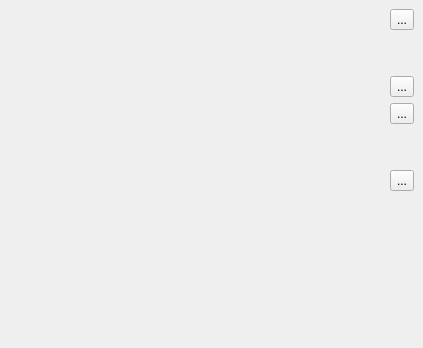
<?xml version="1.0" encoding="UTF-8"?>
<ui version="4.0">
 <class>ProfilePictureWindow</class>
 <widget class="QMainWindow" name="ProfilePictureWindow">
  <property name="geometry">
   <rect>
    <x>0</x>
    <y>0</y>
    <width>423</width>
    <height>348</height>
   </rect>
  </property>
  <property name="windowTitle">
   <string>Profile Picture</string>
  </property>
  <widget class="QWidget" name="centralwidget">
   <layout class="QVBoxLayout" name="verticalLayout_2">
    <item>
     <layout class="QHBoxLayout" name="horizontalLayout">
      <item>
       <spacer name="horizontalSpacer">
        <property name="orientation">
         <enum>Qt::Horizontal</enum>
        </property>
        <property name="sizeHint" stdset="0">
         <size>
          <width>40</width>
          <height>20</height>
         </size>
        </property>
       </spacer>
      </item>
      <item>
       <layout class="QVBoxLayout" name="verticalLayout">
        <item>
         <widget class="QToolButton" name="cancelButton">
          <property name="maximumSize">
           <size>
            <width>48</width>
            <height>48</height>
           </size>
          </property>
          <property name="text">
           <string>...</string>
          </property>
          <property name="icon">
           <iconset>
            <normaloff>../../../../../../../../../../../usr/share/icons/hicolor/48x48/hildon/general_close.png</normaloff>../../../../../../../../../../../usr/share/icons/hicolor/48x48/hildon/general_close.png</iconset>
          </property>
          <property name="iconSize">
           <size>
            <width>48</width>
            <height>48</height>
           </size>
          </property>
         </widget>
        </item>
        <item>
         <spacer name="verticalSpacer_4">
          <property name="orientation">
           <enum>Qt::Vertical</enum>
          </property>
          <property name="sizeHint" stdset="0">
           <size>
            <width>20</width>
            <height>40</height>
           </size>
          </property>
         </spacer>
        </item>
        <item>
         <widget class="QToolButton" name="upButton">
          <property name="maximumSize">
           <size>
            <width>48</width>
            <height>48</height>
           </size>
          </property>
          <property name="text">
           <string>...</string>
          </property>
          <property name="icon">
           <iconset>
            <normaloff>../../../../../../../../../../../usr/share/icons/hicolor/48x48/hildon/rss_reader_move_up.png</normaloff>../../../../../../../../../../../usr/share/icons/hicolor/48x48/hildon/rss_reader_move_up.png</iconset>
          </property>
          <property name="iconSize">
           <size>
            <width>48</width>
            <height>48</height>
           </size>
          </property>
         </widget>
        </item>
        <item>
         <widget class="QToolButton" name="downButton">
          <property name="maximumSize">
           <size>
            <width>48</width>
            <height>48</height>
           </size>
          </property>
          <property name="text">
           <string>...</string>
          </property>
          <property name="icon">
           <iconset>
            <normaloff>../../../../../../../../../../../usr/share/icons/hicolor/48x48/hildon/rss_reader_move_down.png</normaloff>../../../../../../../../../../../usr/share/icons/hicolor/48x48/hildon/rss_reader_move_down.png</iconset>
          </property>
          <property name="iconSize">
           <size>
            <width>48</width>
            <height>48</height>
           </size>
          </property>
         </widget>
        </item>
        <item>
         <spacer name="verticalSpacer_2">
          <property name="orientation">
           <enum>Qt::Vertical</enum>
          </property>
          <property name="sizeHint" stdset="0">
           <size>
            <width>20</width>
            <height>40</height>
           </size>
          </property>
         </spacer>
        </item>
        <item>
         <widget class="QToolButton" name="okButton">
          <property name="maximumSize">
           <size>
            <width>48</width>
            <height>48</height>
           </size>
          </property>
          <property name="text">
           <string>...</string>
          </property>
          <property name="icon">
           <iconset>
            <normaloff>../../../../../../../../../../../usr/share/icons/hicolor/48x48/hildon/widgets_tickmark_list.png</normaloff>../../../../../../../../../../../usr/share/icons/hicolor/48x48/hildon/widgets_tickmark_list.png</iconset>
          </property>
          <property name="iconSize">
           <size>
            <width>48</width>
            <height>48</height>
           </size>
          </property>
         </widget>
        </item>
        <item>
         <spacer name="verticalSpacer_3">
          <property name="orientation">
           <enum>Qt::Vertical</enum>
          </property>
          <property name="sizeHint" stdset="0">
           <size>
            <width>20</width>
            <height>40</height>
           </size>
          </property>
         </spacer>
        </item>
       </layout>
      </item>
     </layout>
    </item>
    <item>
     <spacer name="verticalSpacer">
      <property name="orientation">
       <enum>Qt::Vertical</enum>
      </property>
      <property name="sizeHint" stdset="0">
       <size>
        <width>20</width>
        <height>82</height>
       </size>
      </property>
     </spacer>
    </item>
   </layout>
  </widget>
 </widget>
 <resources/>
 <connections/>
</ui>
